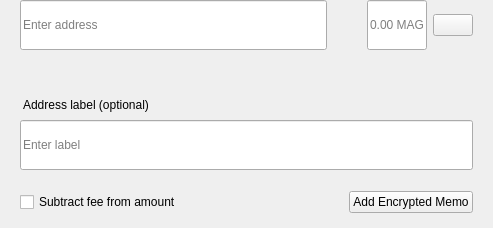
<?xml version="1.0" encoding="UTF-8"?>
<ui version="4.0">
 <class>SendMultiRow</class>
 <widget class="QWidget" name="SendMultiRow">
  <property name="geometry">
   <rect>
    <x>0</x>
    <y>0</y>
    <width>493</width>
    <height>228</height>
   </rect>
  </property>
  <property name="minimumSize">
   <size>
    <width>0</width>
    <height>0</height>
   </size>
  </property>
  <property name="maximumSize">
   <size>
    <width>16777215</width>
    <height>16777215</height>
   </size>
  </property>
  <property name="windowTitle">
   <string notr="true">N/A</string>
  </property>
  <layout class="QVBoxLayout" name="verticalLayout_3">
   <property name="spacing">
    <number>0</number>
   </property>
   <property name="leftMargin">
    <number>0</number>
   </property>
   <property name="topMargin">
    <number>0</number>
   </property>
   <property name="rightMargin">
    <number>20</number>
   </property>
   <property name="bottomMargin">
    <number>5</number>
   </property>
   <item alignment="Qt::AlignTop">
    <widget class="QWidget" name="widget" native="true">
     <property name="sizePolicy">
      <sizepolicy hsizetype="Expanding" vsizetype="Maximum">
       <horstretch>0</horstretch>
       <verstretch>0</verstretch>
      </sizepolicy>
     </property>
     <property name="minimumSize">
      <size>
       <width>0</width>
       <height>60</height>
      </size>
     </property>
     <property name="maximumSize">
      <size>
       <width>16777215</width>
       <height>85</height>
      </size>
     </property>
     <layout class="QHBoxLayout" name="horizontalLayout" stretch="6,0,2">
      <property name="spacing">
       <number>0</number>
      </property>
      <property name="leftMargin">
       <number>8</number>
      </property>
      <property name="topMargin">
       <number>0</number>
      </property>
      <property name="rightMargin">
       <number>0</number>
      </property>
      <property name="bottomMargin">
       <number>0</number>
      </property>
      <item alignment="Qt::AlignTop">
       <widget class="QStackedWidget" name="stackedAddress">
        <property name="minimumSize">
         <size>
          <width>0</width>
          <height>50</height>
         </size>
        </property>
        <property name="maximumSize">
         <size>
          <width>16777215</width>
          <height>50</height>
         </size>
        </property>
        <widget class="QWidget" name="page_4">
         <property name="sizePolicy">
          <sizepolicy hsizetype="Expanding" vsizetype="Preferred">
           <horstretch>0</horstretch>
           <verstretch>0</verstretch>
          </sizepolicy>
         </property>
         <property name="minimumSize">
          <size>
           <width>0</width>
           <height>50</height>
          </size>
         </property>
         <property name="maximumSize">
          <size>
           <width>16777215</width>
           <height>55</height>
          </size>
         </property>
         <layout class="QVBoxLayout" name="verticalLayout_7">
          <property name="spacing">
           <number>0</number>
          </property>
          <property name="leftMargin">
           <number>12</number>
          </property>
          <property name="topMargin">
           <number>0</number>
          </property>
          <property name="rightMargin">
           <number>0</number>
          </property>
          <property name="bottomMargin">
           <number>0</number>
          </property>
          <item>
           <widget class="QLineEdit" name="lineEditAddress">
            <property name="minimumSize">
             <size>
              <width>0</width>
              <height>50</height>
             </size>
            </property>
            <property name="maximumSize">
             <size>
              <width>16777215</width>
              <height>50</height>
             </size>
            </property>
            <property name="placeholderText">
             <string>Enter address</string>
            </property>
           </widget>
          </item>
         </layout>
        </widget>
        <widget class="QWidget" name="page_3"/>
       </widget>
      </item>
      <item>
       <spacer name="horizontalSpacer_3">
        <property name="orientation">
         <enum>Qt::Horizontal</enum>
        </property>
        <property name="sizeType">
         <enum>QSizePolicy::Fixed</enum>
        </property>
        <property name="sizeHint" stdset="0">
         <size>
          <width>40</width>
          <height>20</height>
         </size>
        </property>
       </spacer>
      </item>
      <item>
       <layout class="QHBoxLayout" name="horizontalLayout_2">
        <property name="spacing">
         <number>6</number>
        </property>
        <item alignment="Qt::AlignTop">
         <widget class="QLineEdit" name="lineEditAmount">
          <property name="sizePolicy">
           <sizepolicy hsizetype="Expanding" vsizetype="Preferred">
            <horstretch>0</horstretch>
            <verstretch>0</verstretch>
           </sizepolicy>
          </property>
          <property name="minimumSize">
           <size>
            <width>0</width>
            <height>50</height>
           </size>
          </property>
          <property name="maximumSize">
           <size>
            <width>16777215</width>
            <height>50</height>
           </size>
          </property>
          <property name="maxLength">
           <number>17</number>
          </property>
          <property name="alignment">
           <set>Qt::AlignLeading|Qt::AlignLeft|Qt::AlignVCenter</set>
          </property>
          <property name="placeholderText">
           <string notr="true">0.00 MAG</string>
          </property>
         </widget>
        </item>
        <item>
         <layout class="QVBoxLayout" name="verticalLayout">
          <property name="topMargin">
           <number>14</number>
          </property>
          <property name="bottomMargin">
           <number>0</number>
          </property>
          <item alignment="Qt::AlignTop">
           <widget class="QPushButton" name="btnMenu">
            <property name="minimumSize">
             <size>
              <width>0</width>
              <height>0</height>
             </size>
            </property>
            <property name="maximumSize">
             <size>
              <width>16777215</width>
              <height>16777215</height>
             </size>
            </property>
            <property name="focusPolicy">
             <enum>Qt::NoFocus</enum>
            </property>
            <property name="text">
             <string/>
            </property>
           </widget>
          </item>
         </layout>
        </item>
       </layout>
      </item>
     </layout>
    </widget>
   </item>
   <item>
    <widget class="QWidget" name="layoutLabel" native="true">
     <property name="minimumSize">
      <size>
       <width>0</width>
       <height>0</height>
      </size>
     </property>
     <property name="maximumSize">
      <size>
       <width>16777215</width>
       <height>16777215</height>
      </size>
     </property>
     <layout class="QVBoxLayout" name="verticalLayout_9">
      <property name="spacing">
       <number>6</number>
      </property>
      <property name="leftMargin">
       <number>20</number>
      </property>
      <property name="topMargin">
       <number>0</number>
      </property>
      <property name="rightMargin">
       <number>0</number>
      </property>
      <property name="bottomMargin">
       <number>10</number>
      </property>
      <item>
       <spacer name="verticalSpacer">
        <property name="orientation">
         <enum>Qt::Vertical</enum>
        </property>
        <property name="sizeType">
         <enum>QSizePolicy::Fixed</enum>
        </property>
        <property name="sizeHint" stdset="0">
         <size>
          <width>20</width>
          <height>20</height>
         </size>
        </property>
       </spacer>
      </item>
      <item>
       <widget class="QLabel" name="labelSubtitleDescription">
        <property name="styleSheet">
         <string notr="true">margin-bottom:2px;
margin-left:0.05px;
padding:0px;</string>
        </property>
        <property name="text">
         <string>Address label (optional)</string>
        </property>
       </widget>
      </item>
      <item>
       <widget class="QLineEdit" name="lineEditDescription">
        <property name="minimumSize">
         <size>
          <width>0</width>
          <height>50</height>
         </size>
        </property>
        <property name="maximumSize">
         <size>
          <width>16777215</width>
          <height>50</height>
         </size>
        </property>
        <property name="placeholderText">
         <string>Enter label</string>
        </property>
       </widget>
      </item>
      <item>
       <spacer name="verticalSpacer_2">
        <property name="orientation">
         <enum>Qt::Vertical</enum>
        </property>
        <property name="sizeType">
         <enum>QSizePolicy::Fixed</enum>
        </property>
        <property name="sizeHint" stdset="0">
         <size>
          <width>20</width>
          <height>15</height>
         </size>
        </property>
       </spacer>
      </item>
      <item>
       <widget class="QWidget" name="containerMemo" native="true">
        <layout class="QHBoxLayout" name="horizontalLayout_5">
         <property name="leftMargin">
          <number>0</number>
         </property>
         <property name="topMargin">
          <number>0</number>
         </property>
         <property name="rightMargin">
          <number>0</number>
         </property>
         <property name="bottomMargin">
          <number>0</number>
         </property>
         <item>
          <widget class="QCheckBox" name="checkboxSubtractFeeFromAmount">
           <property name="toolTip">
            <string>The fee will be deducted from the amount being sent. The recipient will receive less MAG than you enter in the amount field. If multiple recipients are selected, the fee is split equally.</string>
           </property>
           <property name="text">
            <string>Subtract fee from amount</string>
           </property>
          </widget>
         </item>
         <item>
          <spacer name="horizontalSpacer">
           <property name="orientation">
            <enum>Qt::Horizontal</enum>
           </property>
           <property name="sizeHint" stdset="0">
            <size>
             <width>40</width>
             <height>20</height>
            </size>
           </property>
          </spacer>
         </item>
         <item>
          <widget class="QPushButton" name="btnAddMemo">
           <property name="text">
            <string notr="true">Add Encrypted Memo</string>
           </property>
          </widget>
         </item>
        </layout>
       </widget>
      </item>
     </layout>
    </widget>
   </item>
  </layout>
 </widget>
 <resources/>
 <connections/>
</ui>
